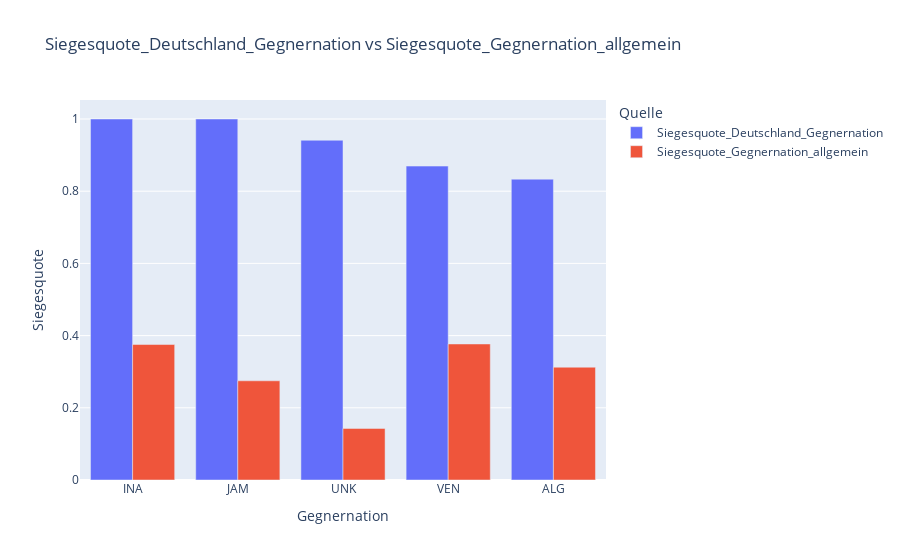

Notebook source saved alongside this figure:
### Markdown cell above
### Visualisierung der allgemeinen Siegesquote der "Lieblingsgegner-Nationen"

### Code cell
fig = px.bar(df_filtered2[0:5], x="Gegnernation", y=['Siegesquote_Deutschland_Gegnernation', 'Siegesquote_Gegnernation_allgemein'],
             barmode="group", title="Siegesquote_Deutschland_Gegnernation vs Siegesquote_Gegnernation_allgemein", labels={'value': 'Siegesquote', 'variable': 'Quelle'},)
fig.show()

### Figure 1 — Plotly figure (JSON) as saved in the notebook; plotly's stock layout.template omitted (floating-point values rounded to 4 significant figures)
{"data": [{"alignmentgroup": "True", "hovertemplate": "Quelle=Siegesquote_Deutschland_Gegnernation<br>Gegnernation=%{x}<br>Siegesquote=%{y}<extra></extra>", "legendgroup": "Siegesquote_Deutschland_Gegnernation", "marker": {"color": "#636efa", "pattern": {"shape": ""}}, "name": "Siegesquote_Deutschland_Gegnernation", "offsetgroup": "Siegesquote_Deutschland_Gegnernation", "orientation": "v", "showlegend": true, "textposition": "auto", "type": "bar", "x": ["INA", "JAM", "UNK", "VEN", "ALG"], "xaxis": "x", "y": [1, 1, 0.9412, 0.8696, 0.8333], "yaxis": "y"}, {"alignmentgroup": "True", "hovertemplate": "Quelle=Siegesquote_Gegnernation_allgemein<br>Gegnernation=%{x}<br>Siegesquote=%{y}<extra></extra>", "legendgroup": "Siegesquote_Gegnernation_allgemein", "marker": {"color": "#EF553B", "pattern": {"shape": ""}}, "name": "Siegesquote_Gegnernation_allgemein", "offsetgroup": "Siegesquote_Gegnernation_allgemein", "orientation": "v", "showlegend": true, "textposition": "auto", "type": "bar", "x": ["INA", "JAM", "UNK", "VEN", "ALG"], "xaxis": "x", "y": [0.3753, 0.2748, 0.1429, 0.3768, 0.3125], "yaxis": "y"}], "layout": {"barmode": "group", "legend": {"title": {"text": "Quelle"}, "tracegroupgap": 0}, "title": {"text": "Siegesquote_Deutschland_Gegnernation vs Siegesquote_Gegnernation_allgemein"}, "xaxis": {"anchor": "y", "domain": [0, 1], "title": {"text": "Gegnernation"}}, "yaxis": {"anchor": "x", "domain": [0, 1], "title": {"text": "Siegesquote"}}}}
